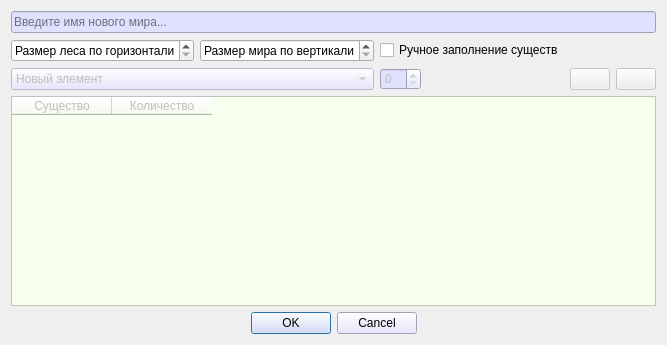
<?xml version="1.0" encoding="UTF-8"?>
<ui version="4.0">
 <class>newWorldDialog</class>
 <widget class="QDialog" name="newWorldDialog">
  <property name="geometry">
   <rect>
    <x>0</x>
    <y>0</y>
    <width>624</width>
    <height>345</height>
   </rect>
  </property>
  <property name="windowTitle">
   <string>Создать новый мир *имя нового мира*</string>
  </property>
  <property name="windowIcon">
   <iconset>
    <normaloff>gamedata/icons/bimer.jpg</normaloff>gamedata/icons/bimer.jpg</iconset>
  </property>
  <property name="styleSheet">
   <string notr="true">background-color: rgb(255, 242, 254);
QToolTip {background-color: white; color: black; border: black solid 1px}</string>
  </property>
  <layout class="QGridLayout" name="gridLayout_2">
   <item row="5" column="0">
    <widget class="QTableWidget" name="addedCreaturesTable">
     <property name="enabled">
      <bool>false</bool>
     </property>
     <property name="styleSheet">
      <string notr="true">background-color: rgb(247, 255, 238);</string>
     </property>
     <property name="editTriggers">
      <set>QAbstractItemView::NoEditTriggers</set>
     </property>
     <property name="selectionBehavior">
      <enum>QAbstractItemView::SelectRows</enum>
     </property>
     <column>
      <property name="text">
       <string>Существо</string>
      </property>
     </column>
     <column>
      <property name="text">
       <string>Количество</string>
      </property>
     </column>
    </widget>
   </item>
   <item row="7" column="0">
    <widget class="QDialogButtonBox" name="createWorldButtonBox">
     <property name="styleSheet">
      <string notr="true">background-color: rgb(224, 224, 255);</string>
     </property>
     <property name="orientation">
      <enum>Qt::Horizontal</enum>
     </property>
     <property name="standardButtons">
      <set>QDialogButtonBox::Cancel|QDialogButtonBox::Ok</set>
     </property>
     <property name="centerButtons">
      <bool>true</bool>
     </property>
    </widget>
   </item>
   <item row="0" column="0">
    <layout class="QGridLayout" name="gridLayout">
     <item row="3" column="1">
      <widget class="QSpinBox" name="verticalLengthSpinBox">
       <property name="sizePolicy">
        <sizepolicy hsizetype="Preferred" vsizetype="Fixed">
         <horstretch>0</horstretch>
         <verstretch>0</verstretch>
        </sizepolicy>
       </property>
       <property name="cursor">
        <cursorShape>PointingHandCursor</cursorShape>
       </property>
       <property name="toolTip">
        <string>Размер мира по вертикали</string>
       </property>
       <property name="styleSheet">
        <string notr="true">background-color: rgb(224, 224, 255);
QToolTip {background-color: white; color: black; border: black solid 1px}</string>
       </property>
       <property name="specialValueText">
        <string>Размер мира по вертикали</string>
       </property>
       <property name="minimum">
        <number>4</number>
       </property>
       <property name="maximum">
        <number>14</number>
       </property>
      </widget>
     </item>
     <item row="8" column="0" colspan="2">
      <widget class="QComboBox" name="creatureTypeBox">
       <property name="enabled">
        <bool>false</bool>
       </property>
       <property name="cursor">
        <cursorShape>PointingHandCursor</cursorShape>
       </property>
       <property name="toolTip">
        <string/>
       </property>
       <property name="styleSheet">
        <string notr="true">background-color: rgb(224, 224, 255);</string>
       </property>
       <property name="editable">
        <bool>false</bool>
       </property>
       <item>
        <property name="text">
         <string>Новый элемент</string>
        </property>
       </item>
       <item>
        <property name="text">
         <string>Новый элемент</string>
        </property>
       </item>
       <item>
        <property name="text">
         <string>Новый элемент</string>
        </property>
       </item>
       <item>
        <property name="text">
         <string>Новый элемент</string>
        </property>
       </item>
       <item>
        <property name="text">
         <string>Новый элемент</string>
        </property>
       </item>
       <item>
        <property name="text">
         <string>Новый элемент</string>
        </property>
       </item>
       <item>
        <property name="text">
         <string>Новый элемент</string>
        </property>
       </item>
      </widget>
     </item>
     <item row="3" column="0">
      <widget class="QSpinBox" name="horizontalLengthSpinBox">
       <property name="sizePolicy">
        <sizepolicy hsizetype="Preferred" vsizetype="Fixed">
         <horstretch>0</horstretch>
         <verstretch>0</verstretch>
        </sizepolicy>
       </property>
       <property name="cursor">
        <cursorShape>PointingHandCursor</cursorShape>
       </property>
       <property name="toolTip">
        <string>Размер мира по горизонтали</string>
       </property>
       <property name="styleSheet">
        <string notr="true">background-color: rgb(224, 224, 255);
QToolTip {background-color: white; color: black; border: black solid 1px}
</string>
       </property>
       <property name="frame">
        <bool>true</bool>
       </property>
       <property name="specialValueText">
        <string>Размер леса по горизонтали</string>
       </property>
       <property name="showGroupSeparator" stdset="0">
        <bool>false</bool>
       </property>
       <property name="minimum">
        <number>3</number>
       </property>
       <property name="maximum">
        <number>14</number>
       </property>
      </widget>
     </item>
     <item row="8" column="4">
      <widget class="QPushButton" name="removeCreaturesButton">
       <property name="enabled">
        <bool>false</bool>
       </property>
       <property name="sizePolicy">
        <sizepolicy hsizetype="Preferred" vsizetype="Fixed">
         <horstretch>0</horstretch>
         <verstretch>0</verstretch>
        </sizepolicy>
       </property>
       <property name="cursor">
        <cursorShape>PointingHandCursor</cursorShape>
       </property>
       <property name="styleSheet">
        <string notr="true">background-color: rgb(224, 224, 255);
QToolTip {background-color: white; color: black; border: black solid 1px}</string>
       </property>
       <property name="text">
        <string/>
       </property>
       <property name="shortcut">
        <string>-</string>
       </property>
      </widget>
     </item>
     <item row="8" column="3">
      <widget class="QPushButton" name="addCreatuersButton">
       <property name="enabled">
        <bool>false</bool>
       </property>
       <property name="sizePolicy">
        <sizepolicy hsizetype="Preferred" vsizetype="Fixed">
         <horstretch>0</horstretch>
         <verstretch>0</verstretch>
        </sizepolicy>
       </property>
       <property name="cursor">
        <cursorShape>PointingHandCursor</cursorShape>
       </property>
       <property name="toolTip">
        <string>Добавить в мир существ, +</string>
       </property>
       <property name="styleSheet">
        <string notr="true">background-color: rgb(224, 224, 255);
QToolTip {background-color: white; color: black; border: black solid 1px}</string>
       </property>
       <property name="text">
        <string/>
       </property>
       <property name="shortcut">
        <string>+</string>
       </property>
      </widget>
     </item>
     <item row="1" column="0" colspan="5">
      <widget class="QLineEdit" name="worldNameEdit">
       <property name="styleSheet">
        <string notr="true">background-color: rgb(224, 224, 255);</string>
       </property>
       <property name="inputMask">
        <string/>
       </property>
       <property name="dragEnabled">
        <bool>false</bool>
       </property>
       <property name="placeholderText">
        <string>Введите имя нового мира...</string>
       </property>
       <property name="cursorMoveStyle">
        <enum>Qt::LogicalMoveStyle</enum>
       </property>
      </widget>
     </item>
     <item row="8" column="2">
      <widget class="QSpinBox" name="creaturesAmountSpinBox">
       <property name="enabled">
        <bool>false</bool>
       </property>
       <property name="sizePolicy">
        <sizepolicy hsizetype="Maximum" vsizetype="Fixed">
         <horstretch>0</horstretch>
         <verstretch>0</verstretch>
        </sizepolicy>
       </property>
       <property name="cursor">
        <cursorShape>PointingHandCursor</cursorShape>
       </property>
       <property name="styleSheet">
        <string notr="true">background-color: rgb(224, 224, 255);</string>
       </property>
       <property name="maximum">
        <number>20</number>
       </property>
      </widget>
     </item>
     <item row="3" column="2">
      <widget class="QCheckBox" name="manualCreaturesAddingCheckBox">
       <property name="sizePolicy">
        <sizepolicy hsizetype="Preferred" vsizetype="Fixed">
         <horstretch>0</horstretch>
         <verstretch>0</verstretch>
        </sizepolicy>
       </property>
       <property name="cursor">
        <cursorShape>PointingHandCursor</cursorShape>
       </property>
       <property name="toolTip">
        <string>Включает ручной выбор количества существ в мире</string>
       </property>
       <property name="styleSheet">
        <string notr="true">
QToolTip {background-color: white; color: black; border: black solid 1px}</string>
       </property>
       <property name="text">
        <string>Ручное заполнение существ</string>
       </property>
       <property name="tristate">
        <bool>false</bool>
       </property>
      </widget>
     </item>
     <item row="3" column="3" colspan="2">
      <spacer name="horizontalSpacer">
       <property name="orientation">
        <enum>Qt::Horizontal</enum>
       </property>
       <property name="sizeType">
        <enum>QSizePolicy::Preferred</enum>
       </property>
       <property name="sizeHint" stdset="0">
        <size>
         <width>40</width>
         <height>20</height>
        </size>
       </property>
      </spacer>
     </item>
    </layout>
   </item>
  </layout>
 </widget>
 <resources/>
 <connections>
  <connection>
   <sender>createWorldButtonBox</sender>
   <signal>accepted()</signal>
   <receiver>newWorldDialog</receiver>
   <slot>accept()</slot>
   <hints>
    <hint type="sourcelabel">
     <x>248</x>
     <y>254</y>
    </hint>
    <hint type="destinationlabel">
     <x>157</x>
     <y>274</y>
    </hint>
   </hints>
  </connection>
  <connection>
   <sender>createWorldButtonBox</sender>
   <signal>rejected()</signal>
   <receiver>newWorldDialog</receiver>
   <slot>reject()</slot>
   <hints>
    <hint type="sourcelabel">
     <x>316</x>
     <y>260</y>
    </hint>
    <hint type="destinationlabel">
     <x>286</x>
     <y>274</y>
    </hint>
   </hints>
  </connection>
 </connections>
</ui>
